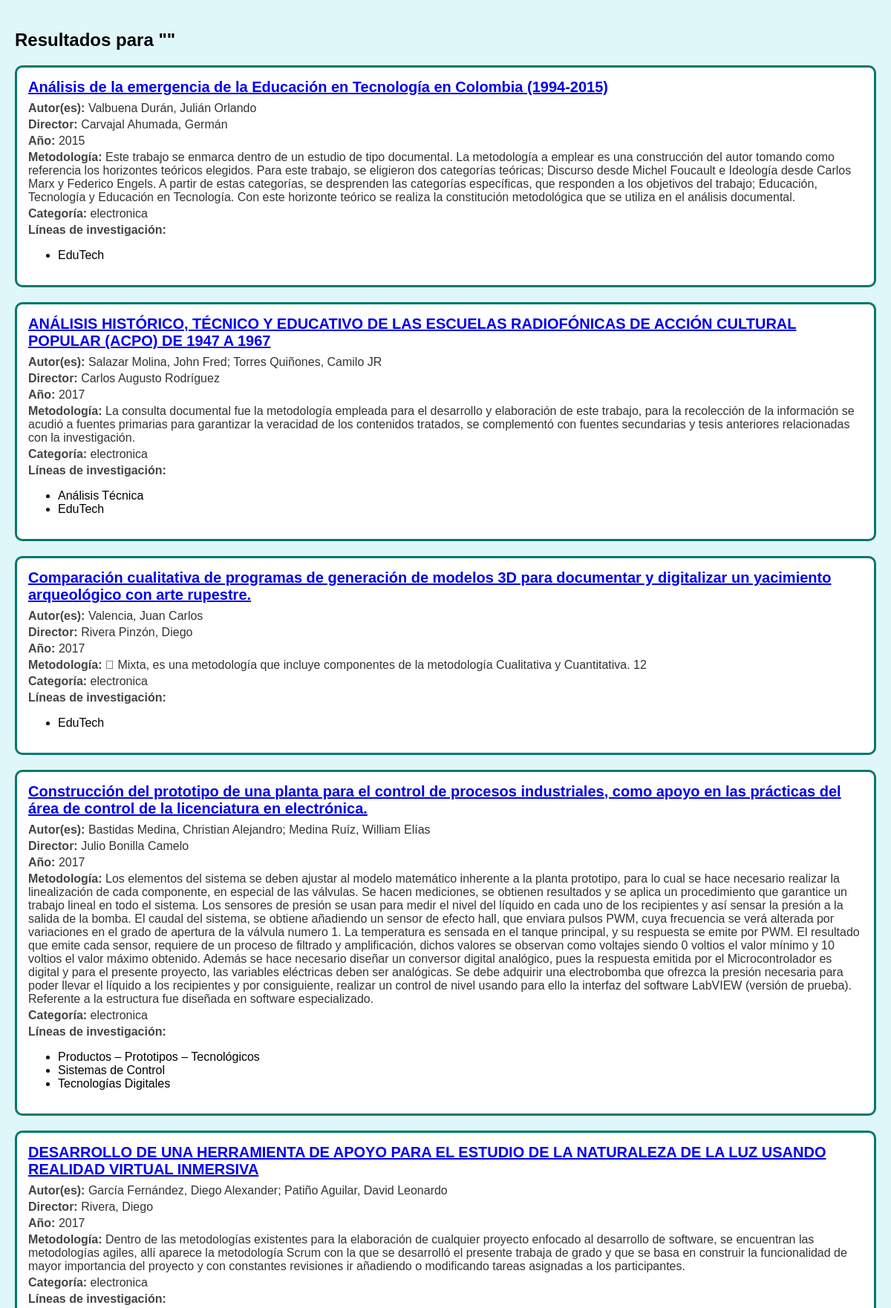
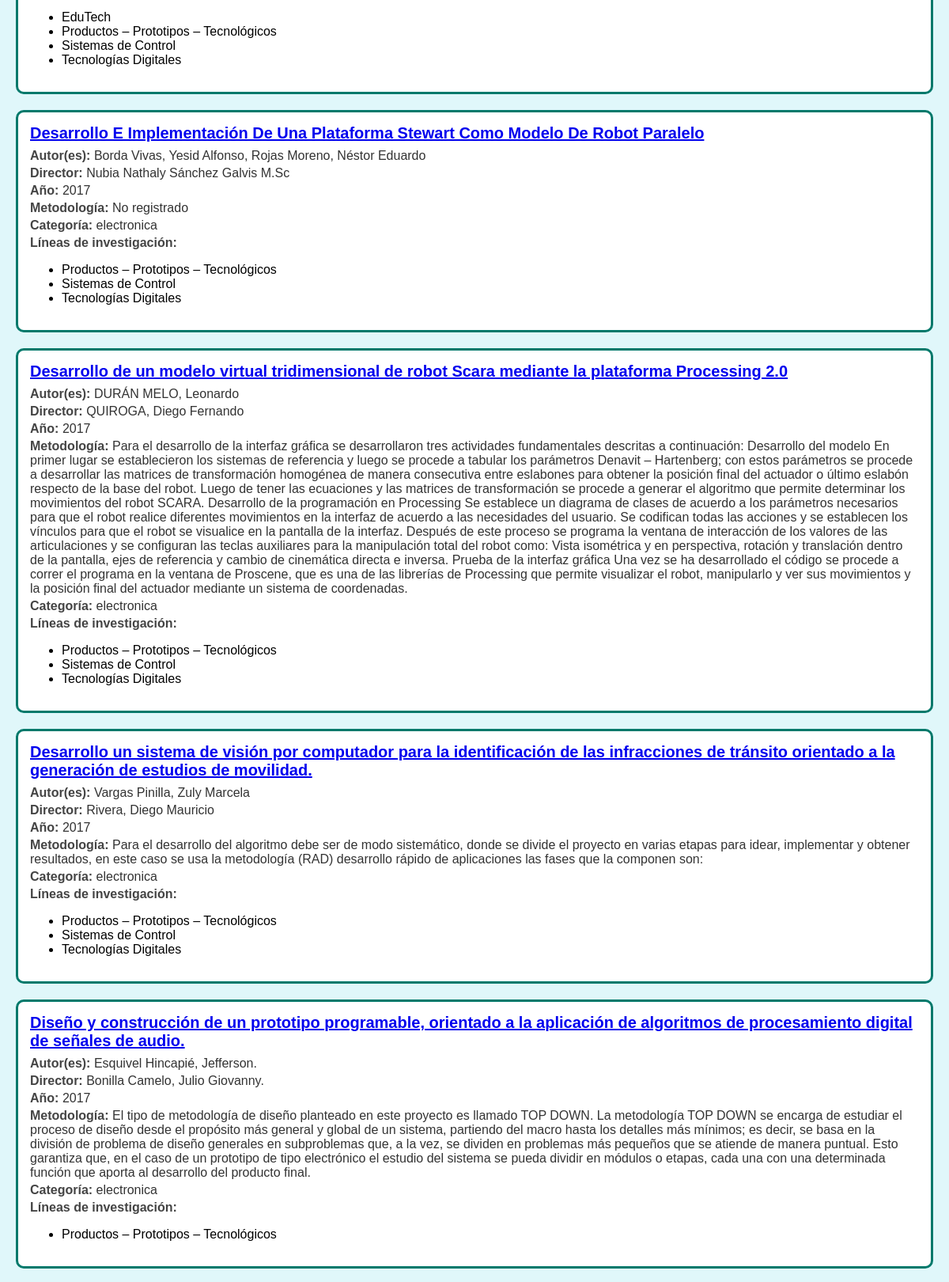
Page /resultados/ (upper part) on the committed database (2 pictures, top to bottom).
### repositorio/models.py (models this page shows, shortened)
class Documento(models.Model):
    CATEGORIAS = [
        ('electronica', 'Electrónica'),
        ('diseno', 'Diseño Tecnológico'),
        ('tecnologia', 'Tecnología'),
    ]
    titulo = models.CharField(max_length=255, blank=True, null=True)
    autor = models.CharField(max_length=255, blank=True, null=True)
    director = models.CharField(max_length=255, blank=True, null=True)
    palabras_clave = models.CharField(max_length=255, blank=True, null=True)
    unidad_patrocinante = models.CharField(max_length=255, blank=True, null=True)
    publicacion = models.CharField(max_length=255, blank=True, null=True)
    descripcion = models.TextField(blank=True, null=True)
    metodologia = models.TextField(blank=True, null=True)
    contenidos = models.TextField(blank=True, null=True)
    conclusiones = models.TextField(blank=True, null=True)
    fuentes = models.TextField(blank=True, null=True)
    enlace = models.URLField(blank=True, null=True)
    archivo = models.FileField(upload_to='documentos/', max_length=255, blank=True, null=True)
    año = models.CharField(max_length=4, blank=True, null=True)
    categoria = models.CharField(max_length=50, choices=CATEGORIAS, default='electronica')
    lineas_investigacion = models.ManyToManyField(LineaInvestigacion, blank=True)

class LineaInvestigacion(models.Model):
    nombre = models.CharField(max_length=100)

### repositorio/views.py (the view, shortened to what this page needs)
# urls.py: path('resultados/', resultados_busqueda_view, name='resultados_busqueda'),
def resultados_busqueda_view(request):
    query = request.GET.get('q', '').strip()
    categoria_filtro = request.GET.get('categoria', '')
    linea_filtro = request.GET.get('linea', '')
    año_filtro = request.GET.get('año', '')
    años = Documento.objects.exclude(año__isnull=True).values_list('año', flat=True).distinct().order_by('-año')
    documentos = Documento.objects.all()
    if categoria_filtro:
        documentos = [doc for doc in documentos if doc.categoria == categoria_filtro]
    if linea_filtro:
        documentos = [doc for doc in documentos if doc.lineas_investigacion.filter(nombre=linea_filtro).exists()]
    if año_filtro:
        documentos = [doc for doc in documentos if str(doc.año) == año_filtro]
    categorias = Documento.objects.values_list('categoria', flat=True).distinct()
    lineas = LineaInvestigacion.objects.values_list('nombre', flat=True).distinct()
    return render(request, 'resultados_busqueda.html', {
        'query': query,
        'resultados': documentos,
        'categorias': categorias,
        'lineas': lineas,
        'año_filtro': año_filtro,
        'años': años,  # <- Esta lista sí se va a mostrar al cargar la página
    })

### repositorio/templates/resultados_busqueda.html (shortened to what this page needs)
{% extends 'base.html' %}
{% block content %}
  <div class="container mx-auto p-6 bg-white shadow-md rounded-md">
    <h2 class="text-2xl font-bold mb-6">
      Resultados para ""
    </h2>
    {% if resultados %}
      <div class="grid grid-cols-1 gap-6">
        {% for doc in resultados %}
          <div class="document-card">
            <div class="document-title">
              <a href="{% url 'documento_detalle' doc.pk %}" class="hover:underline">
                {{ doc.titulo }}
              </a>
            </div>
            <div class="document-info">
              <span class="document-label">Autor(es): </span>
              <span class="document-value">{{ doc.autor|default:"No disponible" }}</span>
            </div>
            <div class="document-info">
              <span class="document-label">Director: </span>
              <span class="document-value">{{ doc.director|default:"No registrado" }}</span>
            </div>
            <div class="document-info">
              <span class="document-label">Año: </span>
              <span class="document-value">{{ doc.año|default:"No registrado" }}</span>
            </div>
            <div class="document-info">
              <span class="document-label">Metodología: </span>
              <span class="document-value">{{ doc.metodologia|default:"No registrado" }}</span>
            </div>
            <div class="document-info">
              <span class="document-label">Categoría: </span>
              <span class="document-value">{{ doc.categoria|default:"Sin categoría" }}</span>
            </div>
            <div class="document-info">
              <span class="document-label">Líneas de investigación: </span>
              {% if doc.lineas_investigacion.all %}
                <ul class="list-disc list-inside text-sm mt-1">
                  {% for linea in doc.lineas_investigacion.all %}
                    <li>{{ linea.nombre }}</li>
                  {% endfor %}
                </ul>
              {% else %}
                <span class="text-gray-500">No clasificadas</span>
              {% endif %}
            </div>
          </div>
        {% endfor %}
      </div>
    {% else %}
      <p class="no-result">No se encontraron resultados.</p>
    {% endif %}
  </div>
{% endblock %}

### repositorio/templates/base.html (style rules this page uses)
body { margin: 0; font-family: Arial, sans-serif; background-color: #e0f7fa; padding-bottom: 70px; }

### repositorio/templates/resultados_busqueda.html (style rules this page uses)
.document-card { border: 3px solid #00796b; border-radius: 10px; transition: box-shadow 0.3s ease-in-out; cursor: pointer; position: relative; overflow: hidden; padding: 15px; background-color: #ffffff; margin-bottom: 20px; }
.document-title { font-size: 20px; font-weight: bold; color: #00796b; margin-bottom: 8px; }
.document-info { margin-bottom: 4px; }
.document-label { font-weight: bold; color: #444; }
.document-value { color: #333; }

### rows in the picture
Documento: titulo "Análisis de la emergencia de la Educación en Tecnología en Colombia (1994-2015)", autor "Valbuena Durán, Julián Orlando", director "Carvajal Ahumada, Germán", año "2015", metodologia "Este trabajo se enmarca dentro de un estudio de tipo documental. La metodología a emplear es una construcción del autor tomando como referencia los horizontes teóricos elegidos. Para este trabajo, se eligieron dos categorías teóricas; Discurso desde Michel Foucault e Ideología desde Carlos Marx y Federico Engels. A partir de estas categorías, se desprenden las categorías específicas, que responden a los objetivos del trabajo; Educación, Tecnología y Educación en Tecnología. Con este horizonte teórico se realiza la constitución metodológica que se utiliza en el análisis documental.", categoria "electronica"
LineaInvestigacion: nombre "EduTech"
Documento: titulo "ANÁLISIS HISTÓRICO, TÉCNICO Y EDUCATIVO DE LAS ESCUELAS RADIOFÓNICAS DE ACCIÓN CULTURAL POPULAR (ACPO) DE 1947 A 1967", autor "Salazar Molina, John Fred; Torres Quiñones, Camilo JR", director "Carlos Augusto Rodríguez", año "2017", metodologia "La consulta documental fue la metodología empleada para el desarrollo y elaboración de este trabajo, para la recolección de la información se acudió a fuentes primarias para garantizar la veracidad de los contenidos tratados, se complementó con fuentes secundarias y tesis anteriores relacionadas con la investigación.", categoria "electronica"
LineaInvestigacion: nombre "Análisis Técnica"
Documento: titulo "Comparación cualitativa de programas de generación de modelos 3D para documentar y digitalizar un yacimiento arqueológico con arte rupestre.", autor "Valencia, Juan Carlos", director "Rivera Pinzón, Diego", año "2017", metodologia " Mixta, es una metodología que incluye componentes de la metodología Cualitativa y Cuantitativa. 12", categoria "electronica"
Documento: titulo "Construcción del prototipo de una planta para el control de procesos industriales, como apoyo en las prácticas del área de control de la licenciatura en electrónica.", autor "Bastidas Medina, Christian Alejandro; Medina Ruíz, William Elías", director "Julio Bonilla Camelo", año "2017", metodologia "Los elementos del sistema se deben ajustar al modelo matemático inherente a la planta prototipo, para lo cual se hace necesario realizar la linealización de cada componente, en especial de las válvulas. Se hacen mediciones, se obtienen resultados y se aplica un procedimiento que garantice un trabajo lineal en todo el sistema. Los sensores de presión se usan para medir el nivel del líquido en cada uno de los recipientes y así sensar la presión a la salida de la bomba. El caudal del sistema, se obtiene añadiendo un sensor de efecto hall, que enviara pulsos PWM, cuya frecuencia se verá alterada por variaciones en el grado de apertura de la válvula numero 1. La temperatura es sensada en el…", categoria "electronica"
LineaInvestigacion: nombre "Productos – Prototipos – Tecnológicos"
LineaInvestigacion: nombre "Sistemas de Control"
LineaInvestigacion: nombre "Tecnologías Digitales"
Documento: titulo "DESARROLLO DE UNA HERRAMIENTA DE APOYO PARA EL ESTUDIO DE LA NATURALEZA DE LA LUZ USANDO REALIDAD VIRTUAL INMERSIVA", autor "García Fernández, Diego Alexander; Patiño Aguilar, David Leonardo", director "Rivera, Diego", año "2017", metodologia "Dentro de las metodologías existentes para la elaboración de cualquier proyecto enfocado al desarrollo de software, se encuentran las metodologías agiles, allí aparece la metodología Scrum con la que se desarrolló el presente trabaja de grado y que se basa en construir la funcionalidad de mayor importancia del proyecto y con constantes revisiones ir añadiendo o modificando tareas asignadas a los participantes.", categoria "electronica"
Documento: titulo "Desarrollo E Implementación De Una Plataforma Stewart Como Modelo De Robot Paralelo", autor "Borda Vivas, Yesid Alfonso, Rojas Moreno, Néstor Eduardo", director "Nubia Nathaly Sánchez Galvis M.Sc", año "2017", metodologia "No registrado", categoria "electronica"
Documento: titulo "Desarrollo de un modelo virtual tridimensional de robot Scara mediante la plataforma Processing 2.0", autor "DURÁN MELO, Leonardo", director "QUIROGA, Diego Fernando", año "2017", metodologia "Para el desarrollo de la interfaz gráfica se desarrollaron tres actividades fundamentales descritas a continuación: Desarrollo del modelo En primer lugar se establecieron los sistemas de referencia y luego se procede a tabular los parámetros Denavit – Hartenberg; con estos parámetros se procede a desarrollar las matrices de transformación homogénea de manera consecutiva entre eslabones para obtener la posición final del actuador o último eslabón respecto de la base del robot. Luego de tener las ecuaciones y las matrices de transformación se procede a generar el algoritmo que permite determinar los movimientos del robot SCARA. Desarrollo de la programación en Processing Se establece un…", categoria "electronica"
Documento: titulo "Desarrollo un sistema de visión por computador para la identificación de las infracciones de tránsito orientado a la generación de estudios de movilidad.", autor "Vargas Pinilla, Zuly Marcela", director "Rivera, Diego Mauricio", año "2017", metodologia "Para el desarrollo del algoritmo debe ser de modo sistemático, donde se divide el proyecto en varias etapas para idear, implementar y obtener resultados, en este caso se usa la metodología (RAD) desarrollo rápido de aplicaciones las fases que la componen son:", categoria "electronica"
Documento: titulo "Diseño y construcción de un prototipo programable, orientado a la aplicación de algoritmos de procesamiento digital de señales de audio.", autor "Esquivel Hincapié, Jefferson.", director "Bonilla Camelo, Julio Giovanny.", año "2017", metodologia "El tipo de metodología de diseño planteado en este proyecto es llamado TOP DOWN. La metodología TOP DOWN se encarga de estudiar el proceso de diseño desde el propósito más general y global de un sistema, partiendo del macro hasta los detalles más mínimos; es decir, se basa en la división de problema de diseño generales en subproblemas que, a la vez, se dividen en problemas más pequeños que se atiende de manera puntual. Esto garantiza que, en el caso de un prototipo de tipo electrónico el estudio del sistema se pueda dividir en módulos o etapas, cada una con una determinada función que aporta al desarrollo del producto final.", categoria "electronica"
